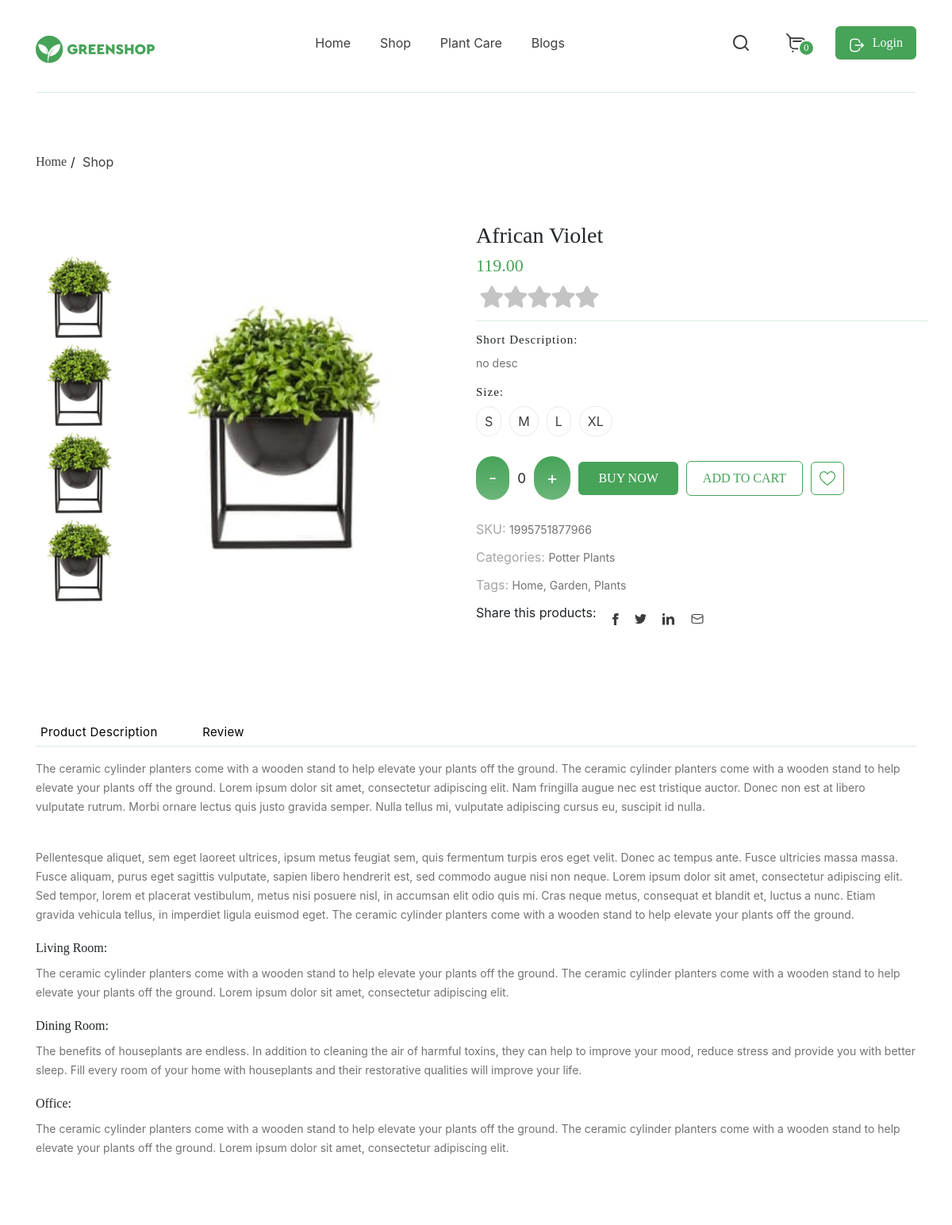
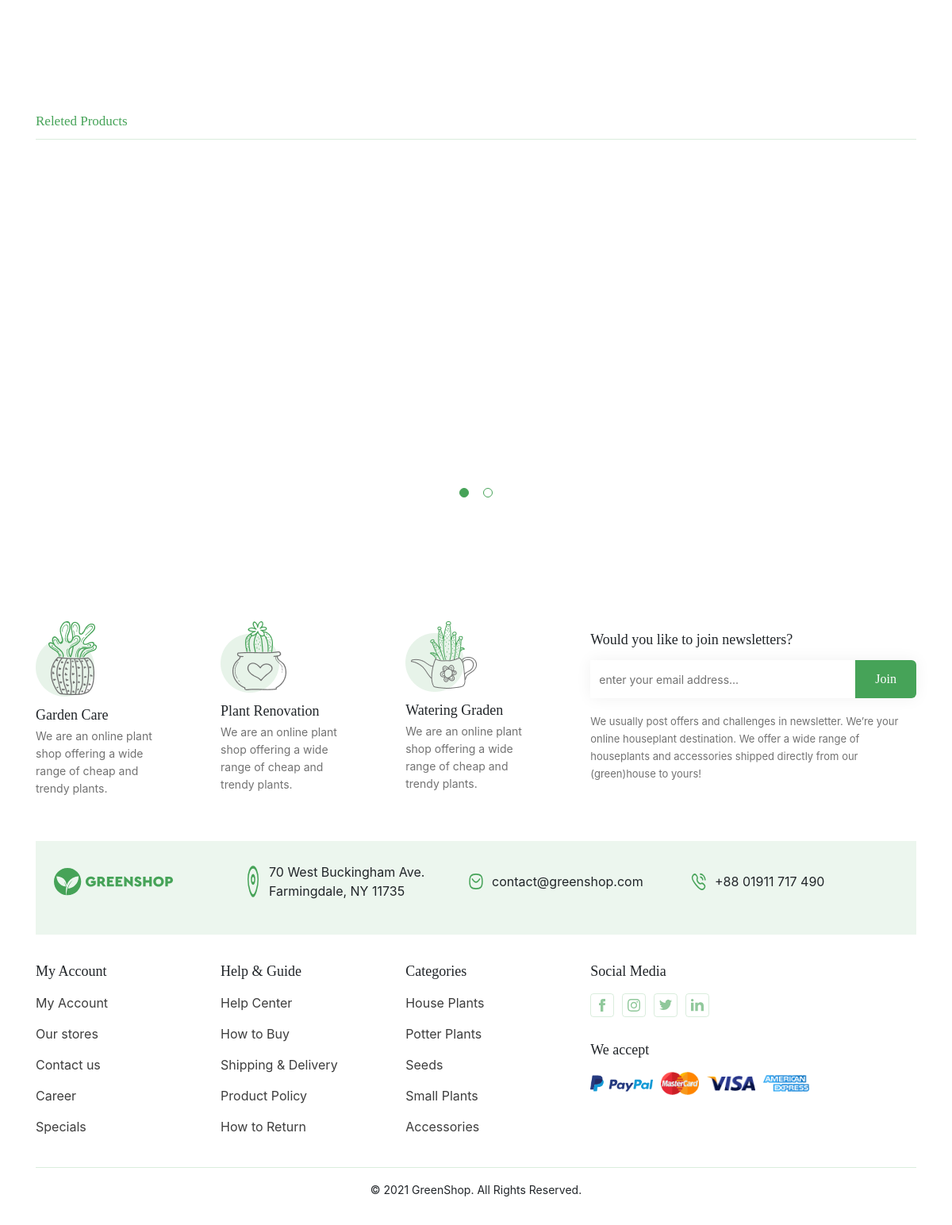
Page /African_Violet/ on the committed database (2 pictures, top to bottom).
### store/models.py (models this page shows, shortened)
class Flowers(models.Model):
    title = models.TextField("Название", max_length=250, blank=True)
    price = models.CharField("Цена", max_length=50, blank=True)
    img = models.ImageField("Изоброжения", upload_to="flowers/")
    description = models.TextField("Описание", max_length=500, blank=True)
    url = models.SlugField(max_length=130, unique=True)
    category = models.ForeignKey(
        Category, verbose_name="Категория", on_delete=models.SET_NULL, null=True
    )
    def get_review(self):
        return self.reviews_set.filter(parent__isnull=True)
    def get_absolute_url(self):
        return reverse("flowers_detail", kwargs={"slug": self.url})
    class Meta:
        verbose_name = 'Растения'
        verbose_name_plural = 'Растения'

### store/views.py (the view)
# urls.py: path("<slug:slug>/", views.FlowersDetailView.as_view(), name='flowers_detail'),
class FlowersDetailView(Slider, DetailView):
    model = Flowers
    slug_field = "url"
    def get_context_data(self, **kwargs):
        context = super().get_context_data(**kwargs)
        context["star_form"] = RatingForm()
        return context

### store/forms.py
class RatingForm(forms.ModelForm):
    star = forms.ModelChoiceField(
        queryset=RatingStar.objects.all(), widget=forms.RadioSelect(), empty_label=None
    )
    class Meta:
        model = Rating
        fields = ("star",)

### store/models.py (called while the page is built)
    def __str__(self):
        return f'{self.value}'

### store/views.py (called while the page is built)
    def get_flowers(self):
        return Flowers.objects.all()

### templates/store/flowers_detail.html (shortened to what this page needs)
{% extends 'base.html' %}
{% load static  %}
{% block content %}
<section class="product-view">
    <div class="container">
        <div class="product-view__inner">
            <div class="breadcrumbs">
                <ul class="breadcrumbs__list">
                    <li class="breadcrumbs__list-item">
                        <a href="{% url 'home' %}">Home</a>
                    </li>
                    <li class="breadcrumbs__list-item">
                        <a href="#">Shop</a>
                    </li>
                </ul>
            </div>
            <div class="product-view__wrapper">
                <div class="product-view__img">
                    <div class="product-view__vertical-bar">
                        <a href="#">
                            <img src="{{ flowers.img.url }}" alt="" class="product-view__img-mini">
                        </a>
                        <a href="#">
                            <img src="{{ flowers.img.url }}" alt="" class="product-view__img-mini">
                        </a>
                        <a href="#">
                            <img src="{{ flowers.img.url }}" alt="" class="product-view__img-mini">
                        </a>
                        <a href="#">
                            <img src="{{ flowers.img.url }}" alt="" class="product-view__img-mini">
                        </a>
                    </div>
                    <img src="{{ flowers.img.url }}" alt="" class="product-view__img-main">
                </div>
                <div class="product-view__info">
                    <div class="product-view__info-main">
                        <h2 class="product-view__title">{{ flowers.title }}</h2>
                        <p class="product-view__price">{{ flowers.price }}</p>
                        <form action="{% url 'add_rating' %}" method="post" name="rating">
                            <span class="rating">
                                {% for k, v in star_form.fields.star.choices %}
                                    <label for="rating{{ v }}">{{ k }}</label>
                                {% endfor %}
                            </span>
                        </form>
                    </div>
                    <div class="product-view__info-description">
                        <h3 class="product-view__info-title">Short Description:</h3>
                        <p class="product-view__text">
                           {{ flowers.description }}
                        </p>
                        <h3 class="product-view__info-title">Size:</h3>
                        <ul class="product-view__list size-list">
                            <li class="product-view__item">
                                <a href="#" class="product-view__link">S</a>
                            </li>
                            <li class="product-view__item">
                                <a href="#" class="product-view__link">M</a>
                            </li>
                            <li class="product-view__item">
                                <a href="#" class="product-view__link">L</a>
                            </li>
                            <li class="product-view__item">
                                <a href="#" class="product-view__link">XL</a>
                            </li>
                        </ul>
                        <div class="product-view__buy">
                            <div href="" class="product-view__add-minus">
                                <button class="js-clear-btn">-</button>
                            </div>
                            <div class="product-view__counter"></div>
                            <div href="" class="product-view__add-minus">
                                <button class="js-inc-btn">+</button>
                            </div>
                            <a href="#" class="product-view__buy-button button">Buy NOW</a>
                            <a href="#" class="product-view__buy-button button-invert">Add to cart</a>
                            <a href="#" class="product-view__buy-button button-invert icon-button">
                                <img src="{% static 'images/greenHeart.svg' %}" alt="">
                            </a>
                        </div>
                        <div class="product-view__characteristics">
                            <p class="product-view__characteristics-text">
                                SKU: <span class="product-view__text">1995751877966</span>
                            </p>
                            <p class="product-view__characteristics-text">
                                Categories: <span class="product-view__text">Potter Plants</span>
                            </p>
                            <p class="product-view__characteristics-text">
                                Tags: <span class="product-view__text">Home, Garden, Plants</span>
                            </p>
                        </div>
                        <ul class="product-view__list social-list">
                            <li class="product-view__item">
                               <p class="product-view__titile">Share this products:</p>
                            </li>
                            <li class="product-view__item">
                                <a href="#" class="product-view__link"><img src="{% static 'images/FacebookDark.svg' %}" alt=""></a>
                            </li>
                            <li class="product-view__item">
                                <a href="#" class="product-view__link"><img src="{% static 'images/TwitterDark.svg' %}" alt=""></a>
                            </li>
                            <li class="product-view__item">
                                <a href="#" class="product-view__link"><img src="{% static 'images/LinkedinDark.svg' %}" alt=""></a>
                            </li>
                            <li class="product-view__item">
                                <a href="#" class="product-view__link"><img src="{% static 'images/MessageMail.svg' %}" alt=""></a>
                            </li>
                        </ul>
                    </div>
                </div>
            </div>
        </div>
    </div>
</section>
<section class="description" id="description" >
    <div class="container">
        <div class="description__inner">
            <ul class="sort-type__list">
                <li class="sort-type__list-item">
                    <button  type="button" onmousedown="openDiv()" class="sort-type__list-link">
                        Product Description
                    </button>
                </li>
                <li class="sort-type__list-item">
                    <button  type="button" onmousedown="viewDiv()" class="sort-type__list-link">
                        Review
                    </button>
                </li>
            </ul>
            <div class="description__wrapper" id="description__wrapper">
                <p class="description__text">
                    The ceramic cylinder planters come with a wooden stand to help elevate your plants off the ground. The ceramic cylinder planters come with a wooden stand to help elevate your plants off the ground. Lorem ipsum dolor sit amet, consectetur adipiscing elit. Nam fringilla augue nec est tristique auctor. Donec non est at libero vulputate rutrum. Morbi ornare lectus quis justo gravida semper. Nulla tellus mi, vulputate adipiscing cursus eu, suscipit id nulla.
                </p>
                <br>
                <p class="description__text">
                    Pellentesque aliquet, sem eget laoreet ultrices, ipsum metus feugiat sem, quis fermentum turpis eros eget velit. Donec ac tempus ante. Fusce ultricies massa massa. Fusce aliquam, purus eget sagittis vulputate, sapien libero hendrerit est, sed commodo augue nisi non neque. Lorem ipsum dolor sit amet, consectetur adipiscing elit. Sed tempor, lorem et placerat vestibulum, metus nisi posuere nisl, in accumsan elit odio quis mi. Cras neque metus, consequat et blandit et, luctus a nunc. Etiam gravida vehicula tellus, in imperdiet ligula euismod eget. The ceramic cylinder planters come with a wooden stand to help elevate your plants off the ground.
                </p>
                <h3 class="description__title">
                    Living Room:
                </h3>
                <p class="description__text">
                    The ceramic cylinder planters come with a wooden stand to help elevate your plants off the ground. The ceramic cylinder planters come with a wooden stand to help elevate your plants off the ground. Lorem ipsum dolor sit amet, consectetur adipiscing elit.
                </p>
                <h3 class="description__title">
                    Dining Room:
                </h3>
                <p class="description__text">
                    The benefits of houseplants are endless. In addition to cleaning the air of harmful toxins, they can help to improve your mood, reduce stress and provide you with better sleep. Fill every room of your home with houseplants and their restorative qualities will improve your life.
                </p>
                <h3 class="description__title">
                    Office:
                </h3>
                <p class="description__text">
                    The ceramic cylinder planters come with a wooden stand to help elevate your plants off the ground. The ceramic cylinder planters come with a wooden stand to help elevate your plants off the ground. Lorem ipsum dolor sit amet, consectetur adipiscing elit.
                </p>
            </div>
        </div>
    </div>
</section>
<section class="recomended-product">
    <div class="container">
        <div class="recomended-product__inner">
            <h3 class="recomended-product__title">Releted Products</h3>
            <div class="recomended-product__wrapper">
                {% for flower in view.get_flowers %}
                <div class="product-item">
                    <a href="{{ flower.get_absolute_url }}" class="product-item__img-wrapper">
                        <img src="{{ flower.img.url }}" alt="Plant" class="product-item__img">
                    </a>
                    <div class="product-item__text">
                        <a href="" class="product-item__text-wrapper">
                            <p class="product-item__title">{{ flower.title }}</p>
                            <p class="product-item__price">
                            </p>
                        </a>
                    </div>
                </div>
                {% endfor %}
            </div>
        </div>
    </div>
</section>
{% endblock content %}

### rows in the picture
Flowers: img (picture), title "African Violet", price "119.00", description "no desc"
Flowers: img (picture)
Flowers: img (picture)
Flowers: img (picture)
Flowers: img (picture)
